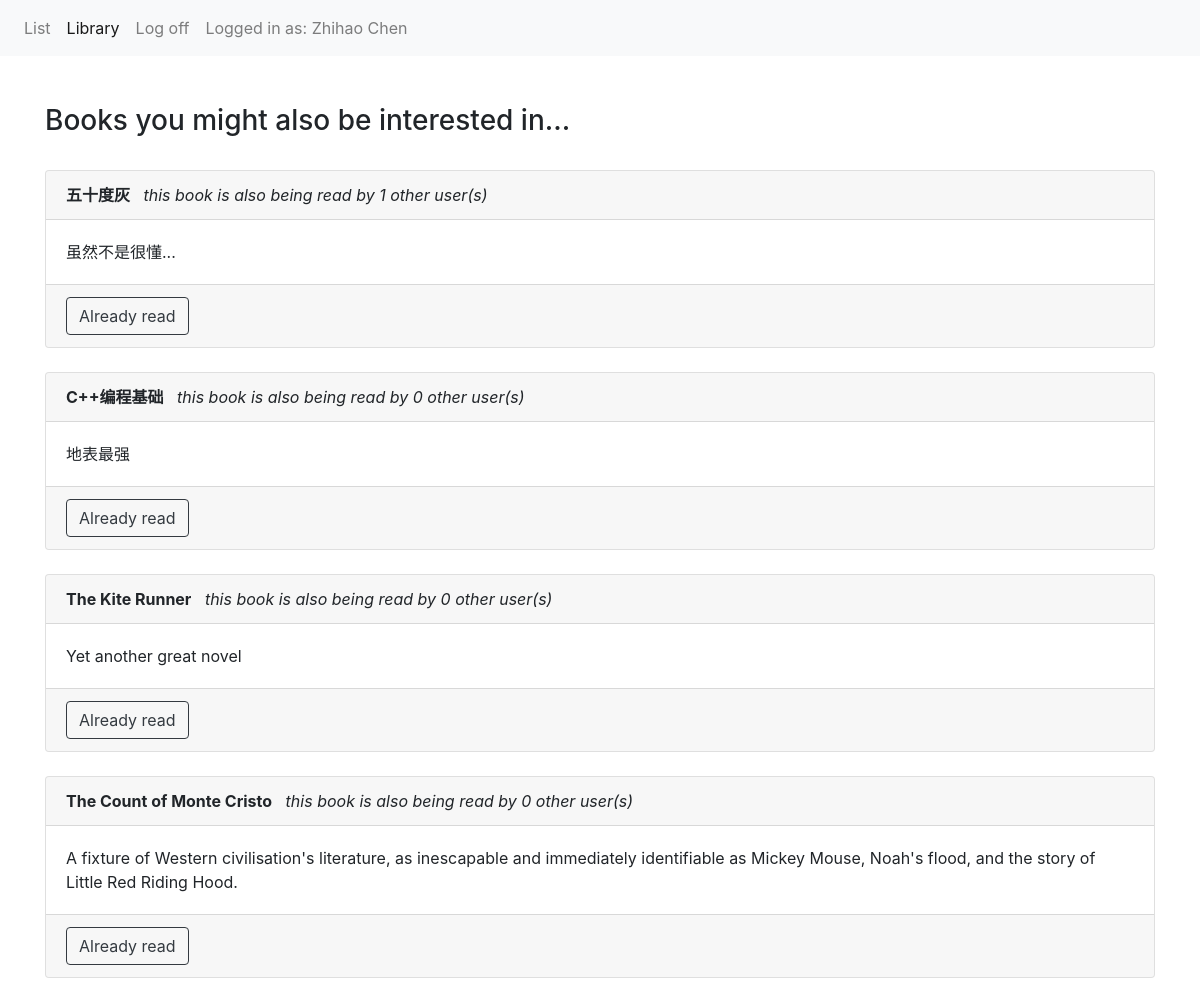
Page /library (signed in) on the earlier database version.
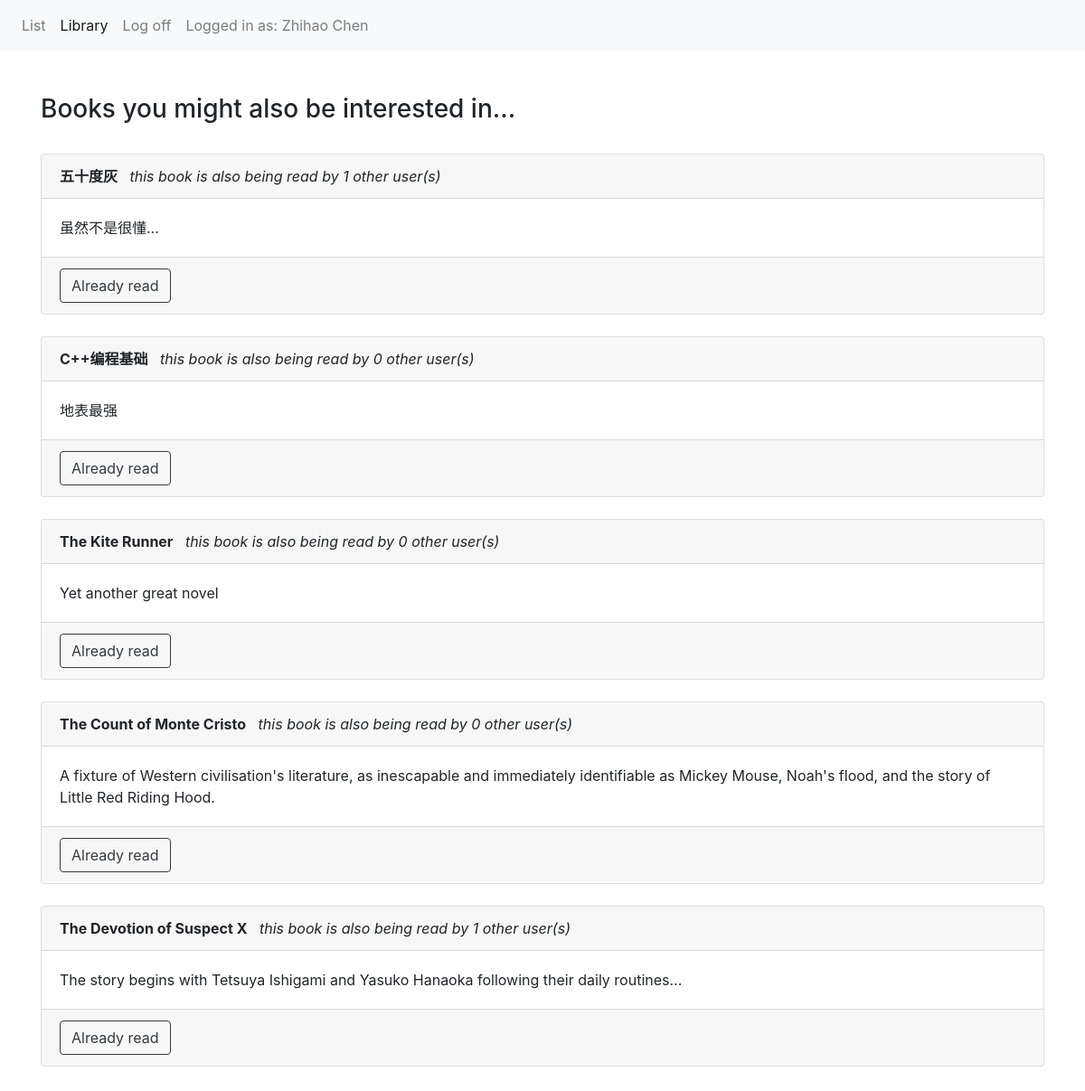
Same page on the later database version.
### app/models.py (models this page shows, shortened)
class Book (db.Model):
    id = db.Column(db.Integer,primary_key=True)
    title = db.Column(db.String(250), index=True,unique=True)
    description = db.Column(db.String(5000), index=True)
    reader = db.relationship('Reader',secondary=readship)

### app/views.py (the view)
@app.route('/library',methods=['GET','POST'])
def library():
    rdr = Reader.query.filter_by(name=session['active_user']).first()
    read_books = rdr.book
    books = Book.query.all()
    for book in read_books:
        books.remove(book)
    app.logger.info('entered library')
    return render_template('library.html',title="Book Library",books=books)

### app/templates/library.html
{% extends "base.html" %}
{% block content %}
<nav class="navbar navbar-expand-sm bg-light navbar-light">
  <ul class="navbar-nav">
    <li class="nav-item">
      <a class="nav-link" href="/list">List</a>
    </li>
    <li class="nav-item">
      <a class="nav-link active" href="/library">Library</a>
    </li>
    <li class="nav-item justify-content-end">
      <a class="nav-link" href="/logout">Log off</a>
    </li>
    <li class="nav-item">
      <a class="nav-link">Logged in as: {{session['active_user']}}</a>
    </li>
  </ul>
</nav>
<br><br>
<div class="container">
  {% if books %}
  <h3>Books you might also be interested in...</h3><br>
  {% else %}
  <h3>Oops.. why not delete some books from your list?</h3><br>
  {% endif %}
{% for book in books %}
  <div class="card">
    <div class="card-header"><b>{{book.title}}</b>    <i>   &nbsp  this book is also being read by {{book.reader|length}} other user(s)</i></div>
    <div class="card-body">{{book.description}}</div>
    <div class="card-footer">
      <a href="/finish/{{book.id}}" class="btn btn-outline-dark" role="button">Already read</a>
    </div>
  </div><br>
{% endfor %}
<br><br><br><br>
</div>
{% endblock %}

Differences in the rows shown:
added Book: title "The Devotion of Suspect X", reader|length "1", description "The story begins with Tetsuya Ishigami and Yasuko Hanaoka following their daily routines..."
